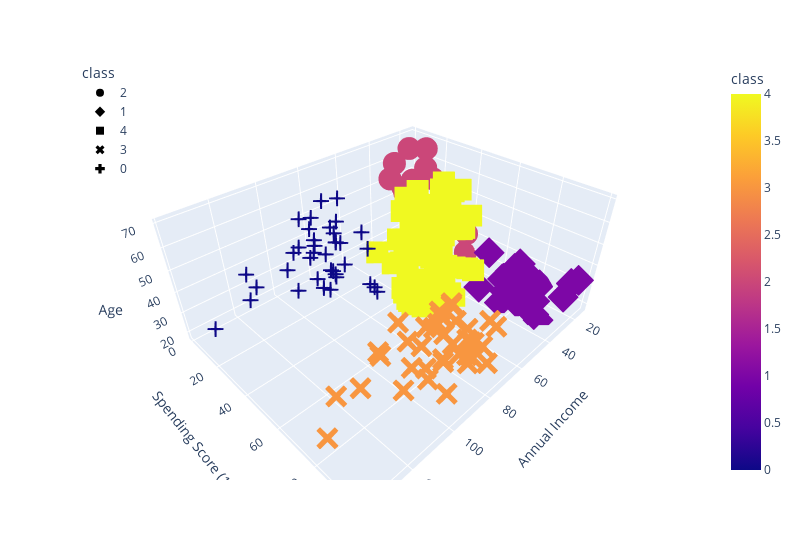

Notebook code cell kept with this figure:
### Code cell
# plot the DataFrame with a third axis
fig = px.scatter_3d(
    df_shopping,
    x="Annual Income",
    y="Spending Score (1-100)",
    z="Age",
    color="class",
    symbol="class",
    width=800,
)
fig.update_layout(legend=dict(x=0, y=1))
fig.show()

### Figure 1 — Plotly figure (JSON) as saved in the notebook; plotly's stock layout.template omitted (floating-point values rounded to 4 significant figures)
{"data": [{"hovertemplate": "class=%{marker.color}<br>Annual Income=%{x}<br>Spending Score (1-100)=%{y}<br>Age=%{z}<extra></extra>", "legendgroup": "2", "marker": {"color": [2, 2, 2, 2, 2, 2, 2, 2, 2, 2, 2, 2, 2, 2, 2, 2, 2, 2, 2, 2, 2, 2, 2], "coloraxis": "coloraxis", "symbol": "circle"}, "mode": "markers", "name": "2", "scene": "scene", "showlegend": true, "type": "scatter3d", "x": [15, 16, 17, 18, 19, 19, 20, 20, 21, 23, 24, 25, 28, 28, 29, 30, 33, 33, 34, 37, 38, 39, 39], "y": [39, 6, 40, 6, 3, 14, 15, 13, 35, 29, 35, 5, 14, 32, 31, 4, 4, 14, 17, 26, 35, 36, 28], "z": [19, 20, 31, 35, 64, 67, 58, 37, 35, 52, 35, 46, 54, 45, 40, 60, 53, 49, 42, 36, 65, 48, 49]}, {"hovertemplate": "class=%{marker.color}<br>Annual Income=%{x}<br>Spending Score (1-100)=%{y}<br>Age=%{z}<extra></extra>", "legendgroup": "1", "marker": {"color": [1, 1, 1, 1, 1, 1, 1, 1, 1, 1, 1, 1, 1, 1, 1, 1, 1, 1, 1, 1, 1, 1], "coloraxis": "coloraxis", "symbol": "diamond"}, "mode": "markers", "name": "1", "scene": "scene", "showlegend": true, "type": "scatter3d", "x": [15, 16, 17, 18, 19, 19, 20, 20, 21, 23, 24, 25, 28, 28, 29, 30, 33, 33, 34, 37, 38, 39], "y": [81, 77, 76, 94, 72, 99, 77, 79, 66, 98, 73, 73, 82, 61, 87, 73, 92, 81, 73, 75, 92, 65], "z": [21, 23, 22, 23, 30, 35, 24, 22, 20, 35, 25, 31, 29, 35, 23, 21, 18, 21, 30, 20, 24, 24]}, {"hovertemplate": "class=%{marker.color}<br>Annual Income=%{x}<br>Spending Score (1-100)=%{y}<br>Age=%{z}<extra></extra>", "legendgroup": "4", "marker": {"color": [4, 4, 4, 4, 4, 4, 4, 4, 4, 4, 4, 4, 4, 4, 4, 4, 4, 4, 4, 4, 4, 4, 4, 4, 4, 4, 4, 4, 4, 4, 4, 4, 4, 4, 4, 4, 4, 4, 4, 4, 4, 4, 4, 4, 4, 4, 4, 4, 4, 4, 4, 4, 4, 4, 4, 4, 4, 4, 4, 4, 4, 4, 4, 4, 4, 4, 4, 4, 4, 4, 4, 4, 4, 4, 4, 4, 4, 4, 4], "coloraxis": "coloraxis", "symbol": "square"}, "mode": "markers", "name": "4", "scene": "scene", "showlegend": true, "type": "scatter3d", "x": [39, 40, 40, 40, 40, 42, 42, 43, 43, 43, 43, 44, 44, 46, 46, 46, 46, 47, 47, 48, 48, 48, 48, 48, 48, 49, 49, 50, 50, 54, 54, 54, 54, 54, 54, 54, 54, 54, 54, 54, 54, 57, 57, 58, 58, 59, 59, 60, 60, 60, 60, 60, 60, 61, 61, 62, 62, 62, 62, 62, 62, 63, 63, 63, 63, 63, 63, 64, 64, 65, 65, 65, 65, 67, 67, 67, 67, 69, 71], "y": [61, 55, 47, 42, 42, 52, 60, 54, 60, 45, 41, 50, 46, 51, 46, 56, 55, 52, 59, 51, 59, 50, 48, 59, 47, 55, 42, 49, 56, 47, 54, 53, 48, 52, 42, 51, 55, 41, 44, 57, 46, 58, 55, 60, 46, 55, 41, 49, 40, 42, 52, 47, 50, 42, 49, 41, 48, 59, 55, 56, 42, 50, 46, 43, 48, 52, 54, 42, 46, 48, 50, 43, 59, 43, 57, 56, 40, 58, 35], "z": [31, 50, 27, 29, 31, 49, 33, 31, 59, 50, 47, 51, 69, 27, 53, 70, 19, 67, 54, 63, 18, 43, 68, 19, 32, 70, 47, 60, 60, 59, 26, 45, 40, 23, 49, 57, 38, 67, 46, 21, 48, 55, 22, 34, 50, 68, 18, 48, 40, 32, 24, 47, 27, 48, 20, 23, 49, 67, 26, 49, 21, 66, 54, 68, 66, 65, 19, 38, 19, 18, 19, 63, 49, 51, 50, 27, 38, 40, 43]}, {"hovertemplate": "class=%{marker.color}<br>Annual Income=%{x}<br>Spending Score (1-100)=%{y}<br>Age=%{z}<extra></extra>", "legendgroup": "3", "marker": {"color": [3, 3, 3, 3, 3, 3, 3, 3, 3, 3, 3, 3, 3, 3, 3, 3, 3, 3, 3, 3, 3, 3, 3, 3, 3, 3, 3, 3, 3, 3, 3, 3, 3, 3, 3, 3, 3, 3, 3], "coloraxis": "coloraxis", "symbol": "x"}, "mode": "markers", "name": "3", "scene": "scene", "showlegend": true, "type": "scatter3d", "x": [69, 70, 71, 71, 71, 72, 73, 73, 74, 75, 76, 77, 77, 78, 78, 78, 78, 78, 78, 79, 81, 85, 86, 87, 87, 87, 88, 88, 93, 97, 98, 99, 101, 103, 103, 113, 120, 126, 137], "y": [91, 77, 95, 75, 75, 71, 88, 73, 72, 93, 87, 97, 74, 90, 88, 76, 89, 78, 73, 83, 93, 75, 95, 63, 75, 92, 86, 69, 90, 86, 88, 97, 68, 85, 69, 91, 79, 74, 83], "z": [39, 31, 40, 38, 39, 31, 29, 32, 35, 32, 32, 28, 32, 34, 39, 38, 27, 30, 30, 29, 31, 36, 33, 32, 28, 36, 30, 27, 35, 32, 29, 30, 28, 36, 32, 38, 35, 32, 30]}, {"hovertemplate": "class=%{marker.color}<br>Annual Income=%{x}<br>Spending Score (1-100)=%{y}<br>Age=%{z}<extra></extra>", "legendgroup": "0", "marker": {"color": [0, 0, 0, 0, 0, 0, 0, 0, 0, 0, 0, 0, 0, 0, 0, 0, 0, 0, 0, 0, 0, 0, 0, 0, 0, 0, 0, 0, 0, 0, 0, 0, 0, 0, 0, 0, 0], "coloraxis": "coloraxis", "symbol": "cross"}, "mode": "markers", "name": "0", "scene": "scene", "showlegend": true, "type": "scatter3d", "x": [70, 71, 71, 72, 73, 73, 74, 75, 76, 77, 77, 78, 78, 78, 78, 78, 78, 79, 81, 85, 86, 87, 87, 87, 88, 88, 93, 97, 98, 99, 101, 103, 103, 113, 120, 126, 137], "y": [29, 11, 9, 34, 5, 7, 10, 5, 40, 12, 36, 22, 17, 20, 16, 1, 1, 35, 5, 26, 20, 27, 13, 10, 13, 15, 14, 32, 15, 39, 24, 17, 23, 8, 16, 28, 18], "z": [23, 59, 47, 25, 20, 44, 19, 57, 28, 25, 48, 34, 43, 44, 47, 37, 34, 56, 19, 50, 42, 36, 40, 36, 52, 58, 59, 37, 46, 41, 54, 41, 34, 33, 47, 45, 32]}], "layout": {"coloraxis": {"colorbar": {"title": {"text": "class"}}, "colorscale": [[0, "#0d0887"], [0.1111, "#46039f"], [0.2222, "#7201a8"], [0.3333, "#9c179e"], [0.4444, "#bd3786"], [0.5556, "#d8576b"], [0.6667, "#ed7953"], [0.7778, "#fb9f3a"], [0.8889, "#fdca26"], [1, "#f0f921"]]}, "legend": {"title": {"text": "class"}, "tracegroupgap": 0, "x": 0, "y": 1}, "margin": {"t": 60}, "scene": {"domain": {"x": [0, 1], "y": [0, 1]}, "xaxis": {"title": {"text": "Annual Income"}}, "yaxis": {"title": {"text": "Spending Score (1-100)"}}, "zaxis": {"title": {"text": "Age"}}}, "width": 800}}
